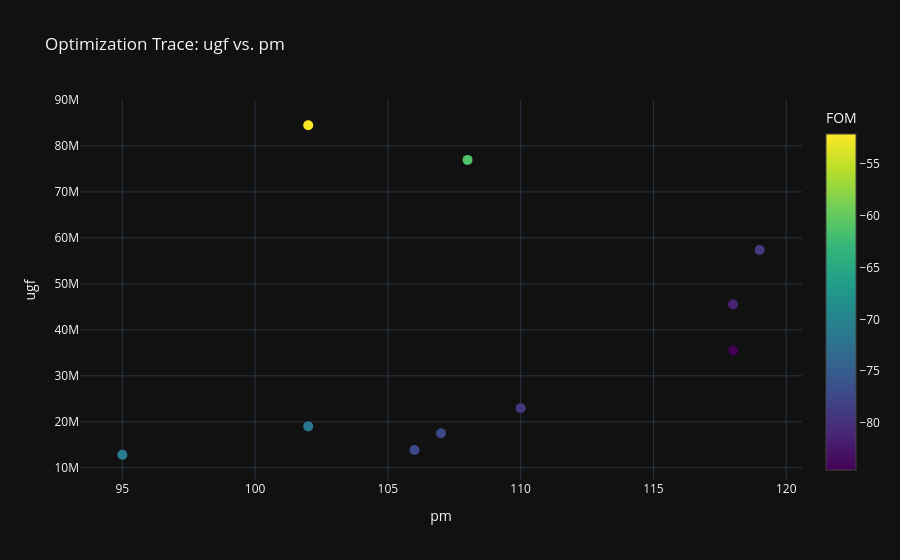

Source (notebook cell):
### Markdown cell above
### (3) Metric Trace

### Code cell
_ = circuit_optimizer.plot_optimization_trace(metric_x='pm', metric_y='ugf', show=True)

### Figure 1 — Plotly figure (JSON) as saved in the notebook; plotly's stock layout.template omitted (floating-point values rounded to 4 significant figures)
{"data": [{"marker": {"color": [-70.93, -61.21, -84.57, -52.07, -81.57, -71.59, -79.39, -77.33, -77.52, -78.85], "colorbar": {"title": {"text": "FOM"}}, "colorscale": [[0, "#440154"], [0.1111, "#482878"], [0.2222, "#3e4989"], [0.3333, "#31688e"], [0.4444, "#26828e"], [0.5556, "#1f9e89"], [0.6667, "#35b779"], [0.7778, "#6ece58"], [0.8889, "#b5de2b"], [1, "#fde725"]], "showscale": true, "size": 10}, "mode": "markers", "name": "Optimization Trace", "type": "scatter", "x": [95.0, 108.0, 118.0, 102.0, 118.0, 102.0, 110.0, 106.0, 107.0, 119.0], "y": [12830000.0, 76970000.0, 35520000.0, 84500000.0, 45550000.0, 19000000.0, 22950000.0, 13880000.0, 17490000.0, 57360000.0]}], "layout": {"showlegend": false, "title": {"text": "Optimization Trace: ugf vs. pm"}, "xaxis": {"title": {"text": "pm"}}, "yaxis": {"title": {"text": "ugf"}}}}
